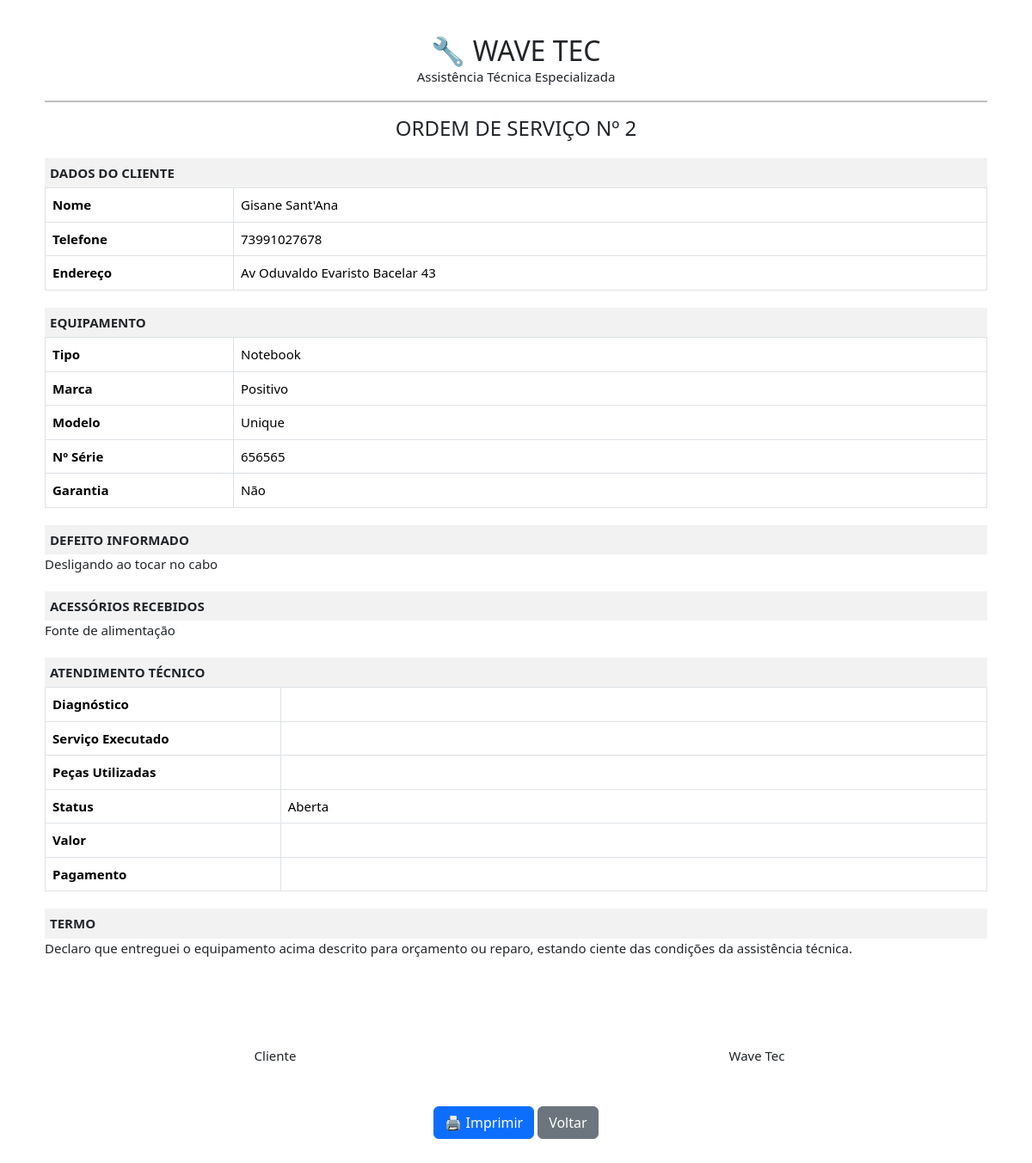
/ordens/imprimir/2/, run on an earlier commit of the app's database.
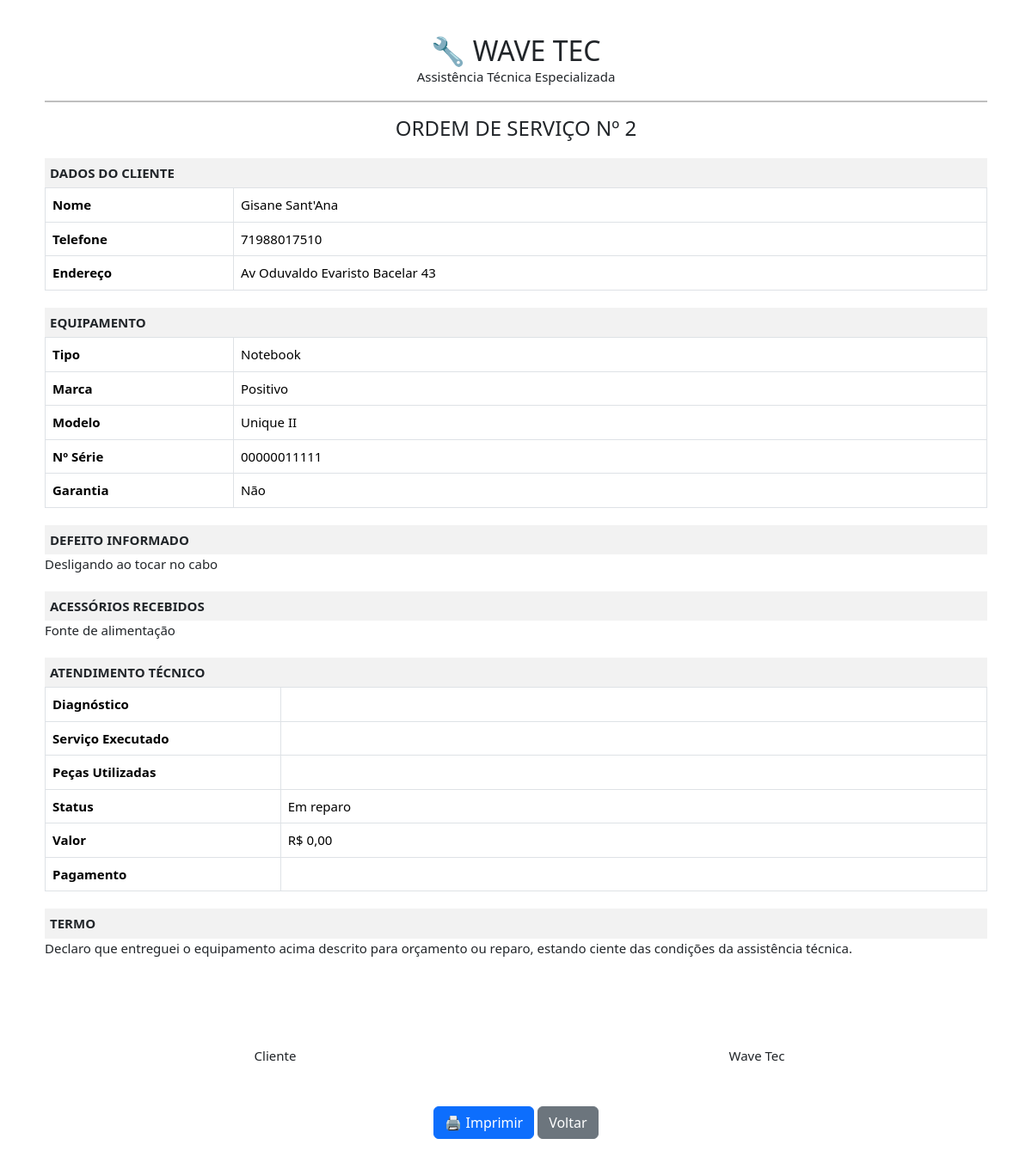
And on a later commit of the database.
### clientes/models.py (models this page shows, shortened)
class Cliente(models.Model):
    nome = models.CharField(max_length=100)
    telefone = models.CharField(max_length=20)
    endereco = models.CharField(max_length=200)

### equipamentos/models.py (models this page shows, shortened)
class Equipamento(models.Model):
    TIPOS = [
        ("TV", "Televisão"),
        ("NOTE", "Notebook"),
        ("PC", "Computador"),
        ("CEL", "Celular"),
        ("SOM", "Som"),
        ("MICRO", "Micro-ondas"),
        ("OUTRO", "Outro"),
    ]
    cliente = models.ForeignKey(
        Cliente,
        on_delete=models.CASCADE
    )
    tipo = models.CharField(
        max_length=20,
        choices=TIPOS
    )
    marca = models.CharField(
        max_length=50
    )
    modelo = models.CharField(
        max_length=50
    )
    numero_serie = models.CharField(
        max_length=100,
        blank=True
    )
    acessorios = models.TextField(
        blank=True
    )
    garantia = models.BooleanField(
        default=False
    )
    data_entrada = models.DateField(
        auto_now_add=True
    )
    status = models.CharField(
        max_length=30,
        default="Em análise"
    )

### ordens/models.py (models this page shows, shortened)
class OrdemServico(models.Model):
    STATUS = [
        ("ABERTA", "Aberta"),
        ("EM_ANALISE", "Em análise"),
        ("AGUARDANDO_PECA", "Aguardando peça"),
        ("EM_REPARO", "Em reparo"),
        ("PRONTO", "Pronto"),
        ("SEM_CONSERTO", "Sem conserto"),
        ("ENTREGUE", "Entregue"),
    ]
    equipamento_cadastrado = models.ForeignKey(
        Equipamento,
        on_delete=models.CASCADE,
        related_name="ordens"
    )
    data_abertura = models.DateTimeField(
        auto_now_add=True
    )
    defeito = models.TextField()
    acessorios = models.TextField(
        blank=True
    )
    observacoes = models.TextField(
        blank=True
    )
    reparo = models.TextField(
        blank=True
    )
    valor = models.DecimalField(
        max_digits=10,
        decimal_places=2,
        default=0
    )
    forma_pagamento = models.CharField(
        max_length=30,
        blank=True
    )
    status = models.CharField(
        max_length=20,
        choices=STATUS,
        default="ABERTA"
    )
    @property
    def cliente(self):
        return self.equipamento_cadastrado.cliente

### atendimentos/models.py (models this page shows, shortened)
class Atendimento(models.Model):
    STATUS = [
        ("EM_ANALISE", "Em análise"),
        ("AGUARDANDO_PECA", "Aguardando peça"),
        ("EM_REPARO", "Em reparo"),
        ("PRONTO", "Pronto"),
        ("SEM_CONSERTO", "Sem conserto"),
        ("ENTREGUE", "Entregue"),
    ]
    ordem = models.OneToOneField(
        OrdemServico,
        on_delete=models.CASCADE,
        related_name="atendimento"
    )
    diagnostico = models.TextField(
        blank=True
    )
    servico_executado = models.TextField(
        blank=True
    )
    pecas_utilizadas = models.TextField(
        blank=True
    )
    valor = models.DecimalField(
        max_digits=10,
        decimal_places=2,
        default=0
    )
    forma_pagamento = models.CharField(
        max_length=30,
        blank=True
    )
    status = models.CharField(
        max_length=20,
        choices=STATUS,
        default="EM_ANALISE"
    )
    data_inicio = models.DateTimeField(
        auto_now_add=True
    )
    data_finalizacao = models.DateTimeField(
        null=True,
        blank=True
    )

### ordens/views.py (the view)
def imprimir_os(request, ordem_id):
    ordem = get_object_or_404(
        OrdemServico,
        id=ordem_id
    )
    atendimento = getattr(
        ordem,
        "atendimento",
        None
    )
    return render(
        request,
        "ordens/imprimir_os.html",
        {
            "ordem": ordem,
            "cliente": ordem.cliente,
            "equipamento": ordem.equipamento_cadastrado,
            "atendimento": atendimento,
        }
    )

### ordens/templates/ordens/imprimir_os.html (shortened to what this page needs)
<!DOCTYPE html>
<html lang="pt-br">
<head>
<link href="https://cdn.jsdelivr.net/npm/bootstrap@5.3.3/dist/css/bootstrap.min.css" rel="stylesheet">
</head>
<body>
<div class="container">
<div class="text-center">
<h2>🔧 WAVE TEC</h2>
<p>
Assistência Técnica Especializada
</p>
<hr>
<h4>
ORDEM DE SERVIÇO Nº {{ ordem.id }}
</h4>
</div>
<div class="titulo">
DADOS DO CLIENTE
</div>
<table class="table table-bordered">
<tr>
<th width="20%">Nome</th>
<td>{{ cliente.nome }}</td>
</tr>
<tr>
<th>Telefone</th>
<td>{{ cliente.telefone }}</td>
</tr>
<tr>
<th>Endereço</th>
<td>{{ cliente.endereco }}</td>
</tr>
</table>
<div class="titulo">
EQUIPAMENTO
</div>
<table class="table table-bordered">
<tr>
<th width="20%">Tipo</th>
<td>{{ equipamento.get_tipo_display }}</td>
</tr>
<tr>
<th>Marca</th>
<td>{{ equipamento.marca }}</td>
</tr>
<tr>
<th>Modelo</th>
<td>{{ equipamento.modelo }}</td>
</tr>
<tr>
<th>Nº Série</th>
<td>{{ equipamento.numero_serie }}</td>
</tr>
<tr>
<th>Garantia</th>
<td>
{% if equipamento.garantia %}
Sim
{% else %}
Não
{% endif %}
</td>
</tr>
</table>
<div class="titulo">
DEFEITO INFORMADO
</div>
<p>
{{ ordem.defeito }}
</p>
<div class="titulo">
ACESSÓRIOS RECEBIDOS
</div>
<p>
{{ ordem.acessorios }}
</p>
<div class="titulo">
ATENDIMENTO TÉCNICO
</div>
<table class="table table-bordered">
<tr>
<th width="25%">Diagnóstico</th>
<td>
</td>
</tr>
<tr>
<th>Serviço Executado</th>
<td>
</td>
</tr>
<tr>
<th>Peças Utilizadas</th>
<td>
</td>
</tr>
<tr>
<th>Status</th>
<td>
{{ ordem.get_status_display }}
</td>
</tr>
<tr>
<th>Valor</th>
<td>
{% if atendimento %}
R$ {{ atendimento.valor }}
{% endif %}
</td>
</tr>
<tr>
<th>Pagamento</th>
<td>
</td>
</tr>
</table>
<div class="titulo">
TERMO
</div>
<p>
Declaro que entreguei o equipamento acima descrito para orçamento ou reparo, estando ciente das condições da assistência técnica.
</p>
<div class="row assinatura">
<div class="col-6 text-center">
<br>
Cliente
</div>
<div class="col-6 text-center">
<br>
Wave Tec
</div>
</div>
<div class="text-center mt-5">
<a
href="javascript:window.print()"
class="btn btn-primary">
🖨 Imprimir
</a>
<a
href="{% url 'lista_ordens' %}"
class="btn btn-secondary">
Voltar
</a>
</div>
</div>
</body>
</html>

What changed in the data, as far as the page shows it:
changed OrdemServico "Desligando ao tocar no cabo": status "Aberta" → "Em reparo"
changed Cliente "Gisane Sant'Ana": telefone "73991027678" → "71988017510"
changed Equipamento "Notebook": modelo "Unique" → "Unique II"; numero_serie "656565" → "00000011111"
added Atendimento: valor "0,00"
Also different on the page:
text now shown: "R$"
